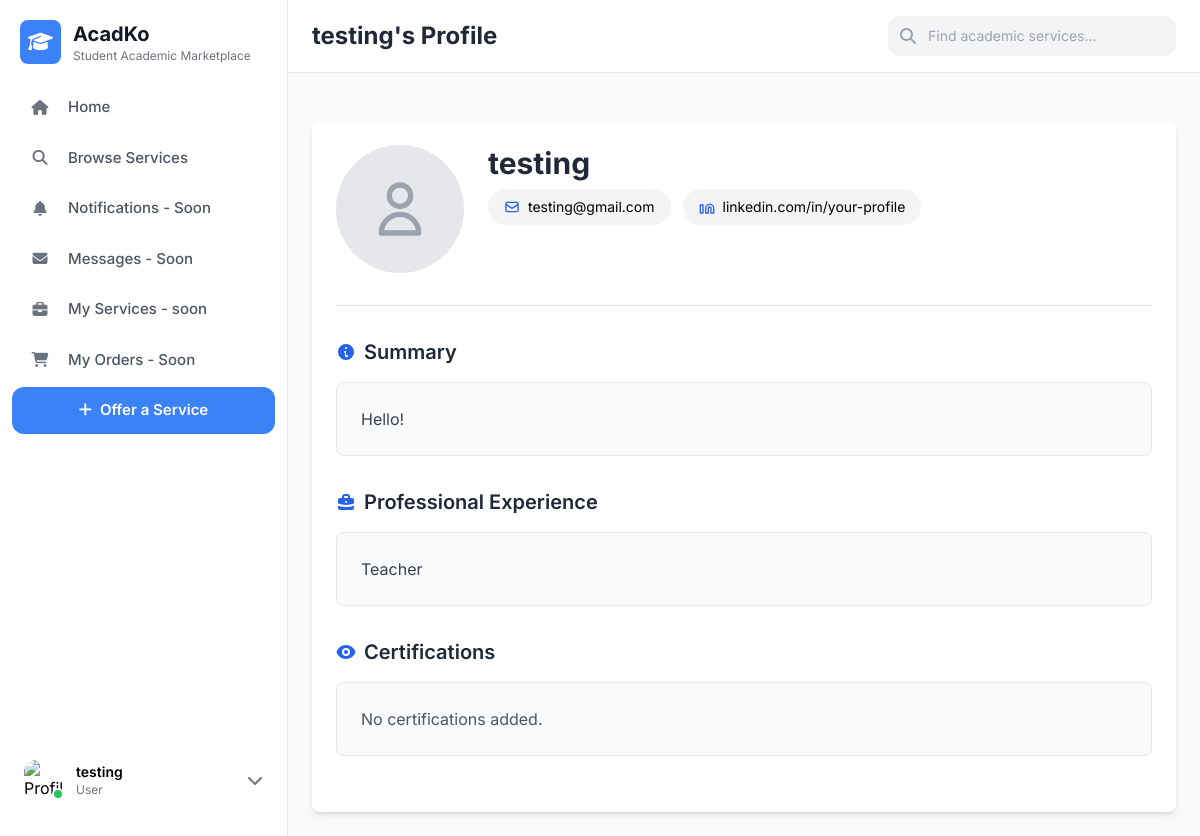
Page /profile/9 on the committed database.
### tables this page shows
CREATE TABLE users (
    id INTEGER PRIMARY KEY AUTOINCREMENT,
    username TEXT NOT NULL,
    email TEXT NOT NULL,
    hash TEXT NOT NULL
, profile_picture TEXT, skills TEXT, contact_info TEXT, description TEXT, experience TEXT, certifications TEXT, linkedin TEXT);

### app.py (the view)
@app.route('/profile/<int:user_id>')
def profile(user_id):
    conn = get_db_connection()
    cursor = conn.cursor()
    cursor.execute("SELECT * FROM users WHERE id = ?", (user_id,))
    user = cursor.fetchone()
    if not user:
        cursor.close()
        conn.close()
        return "User not found", 404
    current_user_id = session.get('user_id')
    is_owner = (current_user_id is not None and current_user_id == user['id'])
    cursor.close()
    conn.close()
    return render_template('public_profile_layout.html', user=user, edit=False, is_owner=is_owner)

### app.py (called while the page is built)
def get_db_connection():
    conn = sqlite3.connect("AcadKoDataBase.db")
    conn.row_factory = sqlite3.Row  # lets you access columns by name
    return conn

### templates/public_profile_layout.html (shortened to what this page needs)
{% extends "private_layout.html" %}
{% block h1 %}
<div class="flex justify-between items-center gap-4">
    <h1 class="text-2xl font-bold text-gray-800 flex-1 truncate">
        {{ user.username }}'s Profile
    </h1>
</div>
{% endblock %}
{% block content %}
  <main class="container mx-auto p-6 bg-white mt-6 rounded-lg shadow-md max-w-4xl">
    <section class="mb-8 flex flex-col md:flex-row items-start gap-6 border-b pb-8">
      <div class="relative group">
        <div class="w-32 h-32 rounded-full bg-gray-200 flex items-center justify-center overflow-hidden">
          {% if user.profile_picture %}
            <img src="{{ user.profile_picture }}" alt="Profile" class="w-full h-full object-cover">
          {% else %}
            <svg xmlns="http://www.w3.org/2000/svg" class="h-16 w-16 text-gray-400" fill="none" viewBox="0 0 24 24" stroke="currentColor">
              <path stroke-linecap="round" stroke-linejoin="round" stroke-width="2" d="M16 7a4 4 0 11-8 0 4 4 0 018 0zM12 14a7 7 0 00-7 7h14a7 7 0 00-7-7z" />
            </svg>
          {% endif %}
        </div>
      </div>
      <div class="flex-1">
        <h2 class="text-3xl font-bold text-gray-800 mb-2">{{ user.username }}</h2>
        <div class="flex flex-wrap gap-3 mb-4">
          <div class="flex items-center bg-gray-100 rounded-full px-4 py-2 text-sm">
            <svg xmlns="http://www.w3.org/2000/svg" class="h-4 w-4 mr-2 text-blue-600" fill="none" viewBox="0 0 24 24" stroke="currentColor">
              <path stroke-linecap="round" stroke-linejoin="round" stroke-width="2" d="M3 8l7.89 5.26a2 2 0 002.22 0L21 8M5 19h14a2 2 0 002-2V7a2 2 0 00-2-2H5a2 2 0 00-2 2v10a2 2 0 002 2z" />
            </svg>
            {{ user.email }}
          </div>
          <div class="flex items-center bg-gray-100 rounded-full px-4 py-2 text-sm">
            {{ user.linkedin or "linkedin.com/in/your-profile" }}
          </div>
        </div>
      </div>
    </section>
    <section class="mb-8">
      <div class="flex items-center justify-between mb-4">
        <h2 class="text-xl font-semibold text-gray-800 flex items-center gap-2">
          <svg xmlns="http://www.w3.org/2000/svg" class="h-5 w-5 text-blue-600" viewBox="0 0 20 20" fill="currentColor">
            <path fill-rule="evenodd" d="M18 10a8 8 0 11-16 0 8 8 0 0116 0zm-7-4a1 1 0 11-2 0 1 1 0 012 0zM9 9a1 1 0 000 2v3a1 1 0 001 1h1a1 1 0 100-2h-1V9z" clip-rule="evenodd" />
          </svg>
          Summary
        </h2>
      </div>
      <div class="bg-gray-50 p-6 rounded-lg border border-gray-200">
        <p class="text-gray-700 whitespace-pre-line">{{ user.description or "No summary available." }}</p>
      </div>
    </section>
    <section class="mb-8">
      <div class="flex items-center justify-between mb-4">
        <h2 class="text-xl font-semibold text-gray-800 flex items-center gap-2">
          Professional Experience
        </h2>
      </div>
      <div class="bg-gray-50 p-6 rounded-lg border border-gray-200">
        <div class="space-y-4">
          {% if user.experience %}
            {% for exp in user.experience.split('\n') %}
              <p class="text-gray-700">{{ exp }}</p>
            {% endfor %}
          {% else %}
            <p class="text-gray-600">No experience listed yet.</p>
          {% endif %}
        </div>
      </div>
    </section>
    <section class="mb-8">
      <div class="flex items-center justify-between mb-4">
        <h2 class="text-xl font-semibold text-gray-800 flex items-center gap-2">
          Certifications
        </h2>
      </div>
      <div class="bg-gray-50 p-6 rounded-lg border border-gray-200">
        {% if user.certifications %}
          <ul class="list-disc list-inside text-gray-700 space-y-1">
            {% for cert in user.certifications.split(',') %}
              <li>{{ cert.strip() }}</li>
            {% endfor %}
          </ul>
        {% else %}
          <p class="text-gray-600">No certifications added.</p>
        {% endif %}
      </div>
    </section>
  </main>
{% endblock %}

### templates/private_layout.html (shortened to what this page needs)
<!DOCTYPE html>
<html lang="en">
<head>
  <script src="https://cdn.tailwindcss.com"></script>
  <link rel="stylesheet" href="https://cdnjs.cloudflare.com/ajax/libs/font-awesome/6.4.0/css/all.min.css"/>
</head>
<body class="bg-gray-50">
  <div class="flex h-screen">
    <aside class="min-w-[260px] md:w-72 bg-white border-r border-gray-200 flex flex-col">
      <div class="p-5 pb-3">
        <div class="flex items-center space-x-3">
          <div class="p-2 bg-primary-500 rounded-lg">
            <i class="fas fa-graduation-cap text-white text-xl"></i>
          </div>
          <div>
            <span class="text-xl font-bold text-gray-900">AcadKo</span>
            <p class="text-xs text-gray-500">Student Academic Marketplace</p>
          </div>
        </div>
      </div>
      <nav class="flex-1 px-3 space-y-1 text-[15px] font-medium mt-2">
        <a href="/dashboard" class="nav-item flex items-center space-x-4 px-4 py-3 rounded-xl hover:bg-gray-100 text-gray-600 transition-colors">
          <i class="fas fa-home w-6 text-center text-gray-500"></i><span>Home</span>
        </a>
        <a href="#" id="browseServices" class="nav-item flex items-center space-x-4 px-4 py-3 rounded-xl hover:bg-gray-100 text-gray-600 transition-colors">
          <i class="fas fa-search w-6 text-center text-gray-500"></i><span>Browse Services</span>
        </a>
        <a href="#" class="nav-item flex items-center space-x-4 px-4 py-3 rounded-xl hover:bg-gray-100 text-gray-600 transition-colors coming-soon">
          <i class="fas fa-bell w-6 text-center text-gray-500"></i><span>Notifications - Soon</span>
        </a>
        <a href="#" class="nav-item flex items-center space-x-4 px-4 py-3 rounded-xl hover:bg-gray-100 text-gray-600 transition-colors coming-soon">
          <i class="fas fa-envelope w-6 text-center text-gray-500"></i><span>Messages - Soon</span>
        </a>
        <a href="#" id="browseServices" class="nav-item flex items-center space-x-4 px-4 py-3 rounded-xl hover:bg-gray-100 text-gray-600 transition-colors">
          <i class="fas fa-briefcase w-6 text-center text-gray-500"></i><span>My Services - soon</span>
        </a>
        <a href="#" class="nav-item flex items-center space-x-4 px-4 py-3 rounded-xl hover:bg-gray-100 text-gray-600 transition-colors">
          <i class="fas fa-shopping-cart w-6 text-center text-gray-500"></i><span>My Orders - Soon</span>
        </a>
        <a href="/add_service" class="mt-6 w-full bg-primary-500 hover:bg-primary-600 text-white font-semibold py-3 px-4 rounded-xl transition-all inline-block text-center">
          <i class="fas fa-plus mr-2"></i>Offer a Service
        </a>
      </nav>
      <div class="p-4 mt-auto mb-3 relative">
        <div id="profileBtn"
             class="flex items-center justify-between p-2 rounded-xl hover:bg-gray-100 cursor-pointer transition-colors">
          <div class="flex items-center space-x-3">
            <div class="relative">
              <img src="https://images.unsplash.com/photo-1472099645785-5658abf4ff4e?auto=format&fit=facearea&facepad=2&w=256&h=256&q=80"
                alt="Profile" class="w-10 h-10 rounded-xl object-cover" />
              <span class="absolute bottom-0 right-0 w-3 h-3 bg-green-500 rounded-full border-2 border-white"></span>
            </div>
            <div>
              <p class="text-sm font-semibold truncate">{{ user.username }}</p>
              <p class="text-xs text-gray-500 truncate">User</p>
            </div>
          </div>
          <i class="fas fa-chevron-down text-gray-500"></i>
        </div>
      </div>
    </aside>
    <div class="flex-1 flex flex-col overflow-hidden">
      <header class="bg-white border-b border-gray-200 flex items-center justify-between px-6 py-4 sticky top-0 z-10">
        <h1 class="text-xl font-bold text-gray-900">{% block h1 %}{% endblock %}</h1>
        <div class="relative w-72">
          <input type="text" id="searchBar" placeholder="Find academic services..."
            class="w-full bg-gray-100 rounded-xl py-2.5 px-4 pl-10 text-sm focus:outline-none focus:ring-2 focus:ring-primary-500 focus:bg-white transition-all" />
          <i class="fas fa-search absolute left-3 top-3 text-gray-400"></i>
        </div>
      </header>
      <main class="flex-1 overflow-y-auto p-6 bg-gray-50">
        <div class="max-w-4xl mx-auto">
          {% block content %}{% endblock %}
        </div>
      </main>
    </div>
  </div>
</body>
</html>

### templates/private_layout.html (style rules this page uses)
body { font-family: 'Inter', sans-serif; }
.coming-soon { @apply after:content-['(Soon)'] after:ml-2 after:text-xs after:text-gray-400; }

### rows in the picture
users: username "testing", email "testing@gmail.com", description "Hello!", experience "Teacher"

### other values in the picture
{{ user.linkedin or "linkedin.com/in/your-profile" }} "linkedin.com/in/your-profile"
